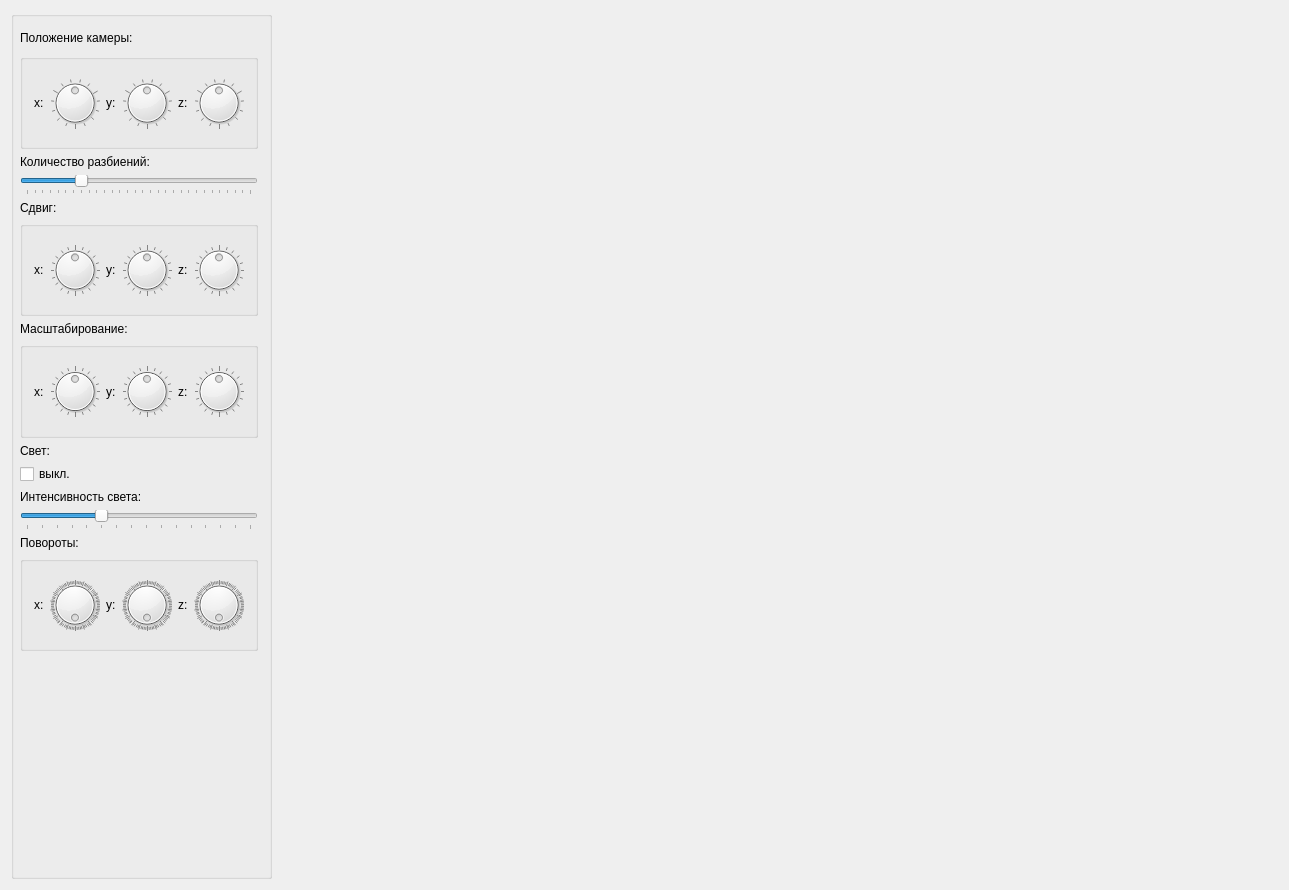
<?xml version="1.0" encoding="UTF-8"?>
<ui version="4.0">
 <class>Dialog</class>
 <widget class="QDialog" name="Dialog">
  <property name="geometry">
   <rect>
    <x>0</x>
    <y>0</y>
    <width>1229</width>
    <height>890</height>
   </rect>
  </property>
  <property name="windowTitle">
   <string>lab6</string>
  </property>
  <layout class="QHBoxLayout" name="horizontalLayout">
   <item>
    <widget class="QGroupBox" name="gridGroupBox">
     <property name="sizePolicy">
      <sizepolicy hsizetype="Expanding" vsizetype="Expanding">
       <horstretch>0</horstretch>
       <verstretch>0</verstretch>
      </sizepolicy>
     </property>
     <property name="maximumSize">
      <size>
       <width>200</width>
       <height>16777215</height>
      </size>
     </property>
     <layout class="QGridLayout" name="gridLayout">
      <property name="sizeConstraint">
       <enum>QLayout::SetMinimumSize</enum>
      </property>
      <property name="leftMargin">
       <number>6</number>
      </property>
      <item row="1" column="0">
       <spacer name="verticalSpacer">
        <property name="orientation">
         <enum>Qt::Vertical</enum>
        </property>
        <property name="sizeType">
         <enum>QSizePolicy::Preferred</enum>
        </property>
        <property name="sizeHint" stdset="0">
         <size>
          <width>50</width>
          <height>1</height>
         </size>
        </property>
       </spacer>
      </item>
      <item row="8" column="0">
       <widget class="QGroupBox" name="horizontalGroupBox">
        <layout class="QHBoxLayout" name="horizontalLayout_6">
         <item>
          <widget class="QLabel" name="label_11">
           <property name="text">
            <string>x:</string>
           </property>
          </widget>
         </item>
         <item>
          <widget class="QDial" name="dial_7">
           <property name="minimum">
            <number>-10</number>
           </property>
           <property name="maximum">
            <number>10</number>
           </property>
           <property name="wrapping">
            <bool>true</bool>
           </property>
           <property name="notchesVisible">
            <bool>true</bool>
           </property>
          </widget>
         </item>
         <item>
          <widget class="QLabel" name="label_12">
           <property name="text">
            <string>y:</string>
           </property>
          </widget>
         </item>
         <item>
          <widget class="QDial" name="dial_8">
           <property name="minimum">
            <number>-10</number>
           </property>
           <property name="maximum">
            <number>10</number>
           </property>
           <property name="wrapping">
            <bool>true</bool>
           </property>
           <property name="notchesVisible">
            <bool>true</bool>
           </property>
          </widget>
         </item>
         <item>
          <widget class="QLabel" name="label_13">
           <property name="text">
            <string>z:</string>
           </property>
          </widget>
         </item>
         <item>
          <widget class="QDial" name="dial_9">
           <property name="minimum">
            <number>-10</number>
           </property>
           <property name="maximum">
            <number>10</number>
           </property>
           <property name="wrapping">
            <bool>true</bool>
           </property>
           <property name="notchesVisible">
            <bool>true</bool>
           </property>
          </widget>
         </item>
        </layout>
       </widget>
      </item>
      <item row="7" column="0">
       <widget class="QLabel" name="label_10">
        <property name="text">
         <string>Масштабирование:</string>
        </property>
       </widget>
      </item>
      <item row="5" column="0">
       <widget class="QLabel" name="label_6">
        <property name="text">
         <string>Сдвиг:</string>
        </property>
       </widget>
      </item>
      <item row="3" column="0">
       <widget class="QLabel" name="label_5">
        <property name="text">
         <string>Количество разбиений:</string>
        </property>
       </widget>
      </item>
      <item row="13" column="0">
       <widget class="QLabel" name="label_19">
        <property name="text">
         <string>Повороты:</string>
        </property>
       </widget>
      </item>
      <item row="11" column="0">
       <widget class="QLabel" name="label_15">
        <property name="text">
         <string>Интенсивность света:</string>
        </property>
       </widget>
      </item>
      <item row="12" column="0">
       <widget class="QSlider" name="horizontalSlider_2">
        <property name="maximum">
         <number>15</number>
        </property>
        <property name="value">
         <number>5</number>
        </property>
        <property name="orientation">
         <enum>Qt::Horizontal</enum>
        </property>
        <property name="tickPosition">
         <enum>QSlider::TicksBelow</enum>
        </property>
       </widget>
      </item>
      <item row="15" column="0">
       <spacer name="verticalSpacer_2">
        <property name="orientation">
         <enum>Qt::Vertical</enum>
        </property>
        <property name="sizeType">
         <enum>QSizePolicy::Expanding</enum>
        </property>
        <property name="sizeHint" stdset="0">
         <size>
          <width>20</width>
          <height>250</height>
         </size>
        </property>
       </spacer>
      </item>
      <item row="9" column="0">
       <widget class="QLabel" name="label_14">
        <property name="text">
         <string>Свет:</string>
        </property>
       </widget>
      </item>
      <item row="6" column="0">
       <widget class="QGroupBox" name="horizontalGroupBox">
        <property name="sizePolicy">
         <sizepolicy hsizetype="Expanding" vsizetype="Expanding">
          <horstretch>0</horstretch>
          <verstretch>0</verstretch>
         </sizepolicy>
        </property>
        <layout class="QHBoxLayout" name="horizontalLayout_5">
         <item>
          <widget class="QLabel" name="label_7">
           <property name="text">
            <string>x:</string>
           </property>
          </widget>
         </item>
         <item>
          <widget class="QDial" name="dial_4">
           <property name="minimum">
            <number>-10</number>
           </property>
           <property name="maximum">
            <number>10</number>
           </property>
           <property name="wrapping">
            <bool>true</bool>
           </property>
           <property name="notchesVisible">
            <bool>true</bool>
           </property>
          </widget>
         </item>
         <item>
          <widget class="QLabel" name="label_8">
           <property name="text">
            <string>y:</string>
           </property>
          </widget>
         </item>
         <item>
          <widget class="QDial" name="dial_5">
           <property name="minimum">
            <number>-10</number>
           </property>
           <property name="maximum">
            <number>10</number>
           </property>
           <property name="wrapping">
            <bool>true</bool>
           </property>
           <property name="notchesVisible">
            <bool>true</bool>
           </property>
          </widget>
         </item>
         <item>
          <widget class="QLabel" name="label_9">
           <property name="text">
            <string>z:</string>
           </property>
          </widget>
         </item>
         <item>
          <widget class="QDial" name="dial_6">
           <property name="minimum">
            <number>-10</number>
           </property>
           <property name="maximum">
            <number>10</number>
           </property>
           <property name="wrapping">
            <bool>true</bool>
           </property>
           <property name="notchesVisible">
            <bool>true</bool>
           </property>
          </widget>
         </item>
        </layout>
       </widget>
      </item>
      <item row="0" column="0">
       <widget class="QLabel" name="label">
        <property name="enabled">
         <bool>true</bool>
        </property>
        <property name="sizePolicy">
         <sizepolicy hsizetype="Fixed" vsizetype="Fixed">
          <horstretch>150</horstretch>
          <verstretch>40</verstretch>
         </sizepolicy>
        </property>
        <property name="minimumSize">
         <size>
          <width>180</width>
          <height>20</height>
         </size>
        </property>
        <property name="maximumSize">
         <size>
          <width>20</width>
          <height>20</height>
         </size>
        </property>
        <property name="text">
         <string>Положение камеры:</string>
        </property>
       </widget>
      </item>
      <item row="14" column="0">
       <widget class="QGroupBox" name="horizontalGroupBox">
        <layout class="QHBoxLayout" name="horizontalLayout_7">
         <item>
          <widget class="QLabel" name="label_20">
           <property name="text">
            <string>x:</string>
           </property>
          </widget>
         </item>
         <item>
          <widget class="QDial" name="dial_10">
           <property name="maximum">
            <number>360</number>
           </property>
           <property name="wrapping">
            <bool>true</bool>
           </property>
           <property name="notchesVisible">
            <bool>true</bool>
           </property>
          </widget>
         </item>
         <item>
          <widget class="QLabel" name="label_21">
           <property name="text">
            <string>y:</string>
           </property>
          </widget>
         </item>
         <item>
          <widget class="QDial" name="dial_11">
           <property name="maximum">
            <number>360</number>
           </property>
           <property name="wrapping">
            <bool>true</bool>
           </property>
           <property name="notchesVisible">
            <bool>true</bool>
           </property>
          </widget>
         </item>
         <item>
          <widget class="QLabel" name="label_22">
           <property name="text">
            <string>z:</string>
           </property>
          </widget>
         </item>
         <item>
          <widget class="QDial" name="dial_12">
           <property name="maximum">
            <number>360</number>
           </property>
           <property name="wrapping">
            <bool>true</bool>
           </property>
           <property name="notchesVisible">
            <bool>true</bool>
           </property>
          </widget>
         </item>
        </layout>
       </widget>
      </item>
      <item row="2" column="0">
       <widget class="QGroupBox" name="horizontalGroupBox">
        <property name="sizePolicy">
         <sizepolicy hsizetype="Expanding" vsizetype="Expanding">
          <horstretch>0</horstretch>
          <verstretch>0</verstretch>
         </sizepolicy>
        </property>
        <layout class="QHBoxLayout" name="horizontalLayout_4">
         <item>
          <widget class="QLabel" name="label_2">
           <property name="text">
            <string>x:</string>
           </property>
          </widget>
         </item>
         <item>
          <widget class="QDial" name="dial_1">
           <property name="minimum">
            <number>-15</number>
           </property>
           <property name="maximum">
            <number>15</number>
           </property>
           <property name="tracking">
            <bool>true</bool>
           </property>
           <property name="invertedAppearance">
            <bool>false</bool>
           </property>
           <property name="wrapping">
            <bool>true</bool>
           </property>
           <property name="notchesVisible">
            <bool>true</bool>
           </property>
          </widget>
         </item>
         <item>
          <widget class="QLabel" name="label_3">
           <property name="text">
            <string>y:</string>
           </property>
          </widget>
         </item>
         <item>
          <widget class="QDial" name="dial_2">
           <property name="minimum">
            <number>-15</number>
           </property>
           <property name="maximum">
            <number>15</number>
           </property>
           <property name="wrapping">
            <bool>true</bool>
           </property>
           <property name="notchesVisible">
            <bool>true</bool>
           </property>
          </widget>
         </item>
         <item>
          <widget class="QLabel" name="label_4">
           <property name="text">
            <string>z:</string>
           </property>
          </widget>
         </item>
         <item>
          <widget class="QDial" name="dial_3">
           <property name="minimum">
            <number>-15</number>
           </property>
           <property name="maximum">
            <number>15</number>
           </property>
           <property name="wrapping">
            <bool>true</bool>
           </property>
           <property name="notchesVisible">
            <bool>true</bool>
           </property>
          </widget>
         </item>
        </layout>
       </widget>
      </item>
      <item row="4" column="0">
       <widget class="QSlider" name="horizontalSlider">
        <property name="minimum">
         <number>10</number>
        </property>
        <property name="maximum">
         <number>300</number>
        </property>
        <property name="singleStep">
         <number>5</number>
        </property>
        <property name="pageStep">
         <number>30</number>
        </property>
        <property name="value">
         <number>80</number>
        </property>
        <property name="orientation">
         <enum>Qt::Horizontal</enum>
        </property>
        <property name="tickPosition">
         <enum>QSlider::TicksBelow</enum>
        </property>
        <property name="tickInterval">
         <number>10</number>
        </property>
       </widget>
      </item>
      <item row="10" column="0">
       <widget class="QCheckBox" name="checkBox">
        <property name="text">
         <string>выкл.</string>
        </property>
       </widget>
      </item>
     </layout>
    </widget>
   </item>
   <item>
    <widget class="Scene" name="sceneWidget" native="true">
     <property name="enabled">
      <bool>true</bool>
     </property>
     <property name="sizePolicy">
      <sizepolicy hsizetype="Preferred" vsizetype="Preferred">
       <horstretch>0</horstretch>
       <verstretch>0</verstretch>
      </sizepolicy>
     </property>
     <property name="minimumSize">
      <size>
       <width>1000</width>
       <height>800</height>
      </size>
     </property>
    </widget>
   </item>
  </layout>
 </widget>
 <layoutdefault spacing="6" margin="11"/>
 <customwidgets>
  <customwidget>
   <class>Scene</class>
   <extends>QWidget</extends>
   <header>Scene.h</header>
   <container>1</container>
   <slots>
    <slot>camXPosChanged(int)</slot>
    <slot>camYPosChanged(int)</slot>
    <slot>camZPosChanged(int)</slot>
    <slot>partitionsNumberChanged(int)</slot>
    <slot>xPosChanged(int)</slot>
    <slot>yPosChanged(int)</slot>
    <slot>zPosChanged(int)</slot>
    <slot>xScaleChanged(int)</slot>
    <slot>yScaleChanged(int)</slot>
    <slot>zScaleChanged(int)</slot>
    <slot>lightOff(bool)</slot>
    <slot>intensityValueChanged(int)</slot>
    <slot>lcRadiusChanged(int)</slot>
    <slot>ucRadiusChanged(int)</slot>
    <slot>heightChanged(int)</slot>
    <slot>xAngleChanged(int)</slot>
    <slot>yAngleChanged(int)</slot>
    <slot>zAngleChanged(int)</slot>
   </slots>
  </customwidget>
 </customwidgets>
 <resources/>
 <connections>
  <connection>
   <sender>horizontalSlider</sender>
   <signal>valueChanged(int)</signal>
   <receiver>sceneWidget</receiver>
   <slot>partitionsNumberChanged(int)</slot>
   <hints>
    <hint type="sourcelabel">
     <x>666</x>
     <y>97</y>
    </hint>
    <hint type="destinationlabel">
     <x>483</x>
     <y>130</y>
    </hint>
   </hints>
  </connection>
  <connection>
   <sender>dial_12</sender>
   <signal>valueChanged(int)</signal>
   <receiver>sceneWidget</receiver>
   <slot>zAngleChanged(int)</slot>
   <hints>
    <hint type="sourcelabel">
     <x>170</x>
     <y>734</y>
    </hint>
    <hint type="destinationlabel">
     <x>553</x>
     <y>278</y>
    </hint>
   </hints>
  </connection>
  <connection>
   <sender>horizontalSlider_2</sender>
   <signal>valueChanged(int)</signal>
   <receiver>sceneWidget</receiver>
   <slot>intensityValueChanged(int)</slot>
   <hints>
    <hint type="sourcelabel">
     <x>624</x>
     <y>282</y>
    </hint>
    <hint type="destinationlabel">
     <x>547</x>
     <y>309</y>
    </hint>
   </hints>
  </connection>
  <connection>
   <sender>dial_1</sender>
   <signal>valueChanged(int)</signal>
   <receiver>sceneWidget</receiver>
   <slot>camXPosChanged(int)</slot>
   <hints>
    <hint type="sourcelabel">
     <x>66</x>
     <y>145</y>
    </hint>
    <hint type="destinationlabel">
     <x>717</x>
     <y>444</y>
    </hint>
   </hints>
  </connection>
  <connection>
   <sender>dial_2</sender>
   <signal>valueChanged(int)</signal>
   <receiver>sceneWidget</receiver>
   <slot>camYPosChanged(int)</slot>
   <hints>
    <hint type="sourcelabel">
     <x>119</x>
     <y>145</y>
    </hint>
    <hint type="destinationlabel">
     <x>717</x>
     <y>444</y>
    </hint>
   </hints>
  </connection>
  <connection>
   <sender>dial_3</sender>
   <signal>valueChanged(int)</signal>
   <receiver>sceneWidget</receiver>
   <slot>camZPosChanged(int)</slot>
   <hints>
    <hint type="sourcelabel">
     <x>170</x>
     <y>145</y>
    </hint>
    <hint type="destinationlabel">
     <x>717</x>
     <y>444</y>
    </hint>
   </hints>
  </connection>
  <connection>
   <sender>dial_4</sender>
   <signal>valueChanged(int)</signal>
   <receiver>sceneWidget</receiver>
   <slot>xPosChanged(int)</slot>
   <hints>
    <hint type="sourcelabel">
     <x>66</x>
     <y>340</y>
    </hint>
    <hint type="destinationlabel">
     <x>717</x>
     <y>444</y>
    </hint>
   </hints>
  </connection>
  <connection>
   <sender>dial_5</sender>
   <signal>valueChanged(int)</signal>
   <receiver>sceneWidget</receiver>
   <slot>yPosChanged(int)</slot>
   <hints>
    <hint type="sourcelabel">
     <x>119</x>
     <y>340</y>
    </hint>
    <hint type="destinationlabel">
     <x>717</x>
     <y>444</y>
    </hint>
   </hints>
  </connection>
  <connection>
   <sender>dial_6</sender>
   <signal>valueChanged(int)</signal>
   <receiver>sceneWidget</receiver>
   <slot>zPosChanged(int)</slot>
   <hints>
    <hint type="sourcelabel">
     <x>170</x>
     <y>340</y>
    </hint>
    <hint type="destinationlabel">
     <x>717</x>
     <y>444</y>
    </hint>
   </hints>
  </connection>
  <connection>
   <sender>dial_7</sender>
   <signal>valueChanged(int)</signal>
   <receiver>sceneWidget</receiver>
   <slot>xScaleChanged(int)</slot>
   <hints>
    <hint type="sourcelabel">
     <x>66</x>
     <y>477</y>
    </hint>
    <hint type="destinationlabel">
     <x>717</x>
     <y>444</y>
    </hint>
   </hints>
  </connection>
  <connection>
   <sender>dial_8</sender>
   <signal>valueChanged(int)</signal>
   <receiver>sceneWidget</receiver>
   <slot>yScaleChanged(int)</slot>
   <hints>
    <hint type="sourcelabel">
     <x>119</x>
     <y>477</y>
    </hint>
    <hint type="destinationlabel">
     <x>717</x>
     <y>444</y>
    </hint>
   </hints>
  </connection>
  <connection>
   <sender>dial_9</sender>
   <signal>valueChanged(int)</signal>
   <receiver>sceneWidget</receiver>
   <slot>zScaleChanged(int)</slot>
   <hints>
    <hint type="sourcelabel">
     <x>170</x>
     <y>477</y>
    </hint>
    <hint type="destinationlabel">
     <x>717</x>
     <y>444</y>
    </hint>
   </hints>
  </connection>
  <connection>
   <sender>dial_10</sender>
   <signal>valueChanged(int)</signal>
   <receiver>sceneWidget</receiver>
   <slot>xAngleChanged(int)</slot>
   <hints>
    <hint type="sourcelabel">
     <x>66</x>
     <y>734</y>
    </hint>
    <hint type="destinationlabel">
     <x>717</x>
     <y>444</y>
    </hint>
   </hints>
  </connection>
  <connection>
   <sender>dial_11</sender>
   <signal>valueChanged(int)</signal>
   <receiver>sceneWidget</receiver>
   <slot>yAngleChanged(int)</slot>
   <hints>
    <hint type="sourcelabel">
     <x>119</x>
     <y>734</y>
    </hint>
    <hint type="destinationlabel">
     <x>717</x>
     <y>444</y>
    </hint>
   </hints>
  </connection>
 </connections>
</ui>
